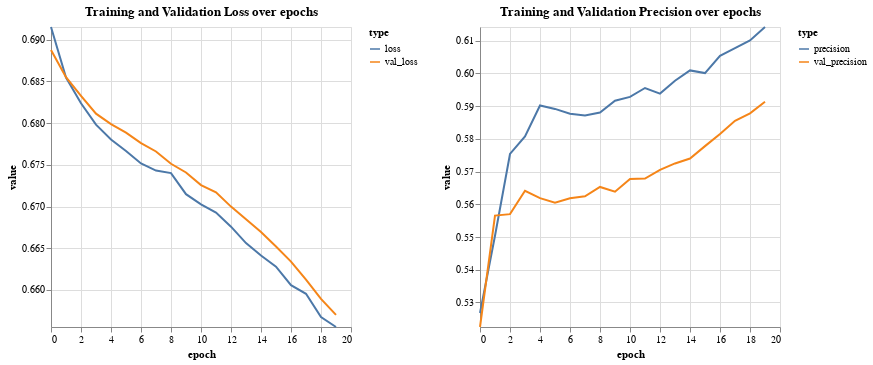

The notebook cell this image was saved under:
### Code cell
visualizeHistory(cnn_hist)

### Figure 1 — Vega-Lite specification as saved in the notebook (floating-point values rounded to 4 significant figures)
{"config": {"view": {"continuousWidth": 300, "continuousHeight": 300}}, "hconcat": [{"data": {"name": "data-8bda1323e889b13aded7e8869f72b975"}, "mark": {"type": "line"}, "encoding": {"color": {"field": "type", "legend": {"orient": "right"}, "type": "nominal"}, "x": {"field": "epoch", "type": "quantitative"}, "y": {"field": "value", "scale": {"domain": [0.6555, 0.6915]}, "type": "quantitative"}}, "title": "Training and Validation Loss over epochs"}, {"data": {"name": "data-717040441bb63e231c4fd9126bba4d20"}, "mark": {"type": "line"}, "encoding": {"color": {"field": "type", "legend": {"orient": "right"}, "type": "nominal"}, "x": {"field": "epoch", "type": "quantitative"}, "y": {"field": "value", "scale": {"domain": [0.5225, 0.6142]}, "type": "quantitative"}}, "title": "Training and Validation Precision over epochs"}], "resolve": {"scale": {"color": "independent"}}, "$schema": "https://vega.github.io/schema/vega-lite/v5.20.1.json", "datasets": {"data-8bda1323e889b13aded7e8869f72b975": [{"epoch": 0, "type": "loss", "value": 0.6915}, {"epoch": 1, "type": "loss", "value": 0.6855}, {"epoch": 2, "type": "loss", "value": 0.6824}, {"epoch": 3, "type": "loss", "value": 0.6798}, {"epoch": 4, "type": "loss", "value": 0.678}, {"epoch": 5, "type": "loss", "value": 0.6767}, {"epoch": 6, "type": "loss", "value": 0.6752}, {"epoch": 7, "type": "loss", "value": 0.6743}, {"epoch": 8, "type": "loss", "value": 0.674}, {"epoch": 9, "type": "loss", "value": 0.6715}, {"epoch": 10, "type": "loss", "value": 0.6703}, {"epoch": 11, "type": "loss", "value": 0.6693}, {"epoch": 12, "type": "loss", "value": 0.6676}, {"epoch": 13, "type": "loss", "value": 0.6656}, {"epoch": 14, "type": "loss", "value": 0.6641}, {"epoch": 15, "type": "loss", "value": 0.6628}, {"epoch": 16, "type": "loss", "value": 0.6606}, {"epoch": 17, "type": "loss", "value": 0.6595}, {"epoch": 18, "type": "loss", "value": 0.6567}, {"epoch": 19, "type": "loss", "value": 0.6555}, {"epoch": 0, "type": "val_loss", "value": 0.6888}, {"epoch": 1, "type": "val_loss", "value": 0.6855}, {"epoch": 2, "type": "val_loss", "value": 0.6833}, {"epoch": 3, "type": "val_loss", "value": 0.6811}, {"epoch": 4, "type": "val_loss", "value": 0.6799}, {"epoch": 5, "type": "val_loss", "value": 0.6789}, {"epoch": 6, "type": "val_loss", "value": 0.6776}, {"epoch": 7, "type": "val_loss", "value": 0.6766}, {"epoch": 8, "type": "val_loss", "value": 0.6751}, {"epoch": 9, "type": "val_loss", "value": 0.6741}, {"epoch": 10, "type": "val_loss", "value": 0.6726}, {"epoch": 11, "type": "val_loss", "value": 0.6717}, {"epoch": 12, "type": "val_loss", "value": 0.67}, {"epoch": 13, "type": "val_loss", "value": 0.6685}, {"epoch": 14, "type": "val_loss", "value": 0.667}, {"epoch": 15, "type": "val_loss", "value": 0.6652}, {"epoch": 16, "type": "val_loss", "value": 0.6634}, {"epoch": 17, "type": "val_loss", "value": 0.6612}, {"epoch": 18, "type": "val_loss", "value": 0.6589}, {"epoch": 19, "type": "val_loss", "value": 0.657}], "data-717040441bb63e231c4fd9126bba4d20": [{"epoch": 0, "type": "precision", "value": 0.5268}, {"epoch": 1, "type": "precision", "value": 0.5504}, {"epoch": 2, "type": "precision", "value": 0.5754}, {"epoch": 3, "type": "precision", "value": 0.5807}, {"epoch": 4, "type": "precision", "value": 0.5902}, {"epoch": 5, "type": "precision", "value": 0.5891}, {"epoch": 6, "type": "precision", "value": 0.5877}, {"epoch": 7, "type": "precision", "value": 0.5872}, {"epoch": 8, "type": "precision", "value": 0.5881}, {"epoch": 9, "type": "precision", "value": 0.5916}, {"epoch": 10, "type": "precision", "value": 0.5928}, {"epoch": 11, "type": "precision", "value": 0.5955}, {"epoch": 12, "type": "precision", "value": 0.5938}, {"epoch": 13, "type": "precision", "value": 0.5977}, {"epoch": 14, "type": "precision", "value": 0.6009}, {"epoch": 15, "type": "precision", "value": 0.6001}, {"epoch": 16, "type": "precision", "value": 0.6054}, {"epoch": 17, "type": "precision", "value": 0.6077}, {"epoch": 18, "type": "precision", "value": 0.61}, {"epoch": 19, "type": "precision", "value": 0.6142}, {"epoch": 0, "type": "val_precision", "value": 0.5225}, {"epoch": 1, "type": "val_precision", "value": 0.5565}, {"epoch": 2, "type": "val_precision", "value": 0.557}, {"epoch": 3, "type": "val_precision", "value": 0.5641}, {"epoch": 4, "type": "val_precision", "value": 0.5619}, {"epoch": 5, "type": "val_precision", "value": 0.5605}, {"epoch": 6, "type": "val_precision", "value": 0.5619}, {"epoch": 7, "type": "val_precision", "value": 0.5624}, {"epoch": 8, "type": "val_precision", "value": 0.5653}, {"epoch": 9, "type": "val_precision", "value": 0.5638}, {"epoch": 10, "type": "val_precision", "value": 0.5678}, {"epoch": 11, "type": "val_precision", "value": 0.5678}, {"epoch": 12, "type": "val_precision", "value": 0.5705}, {"epoch": 13, "type": "val_precision", "value": 0.5725}, {"epoch": 14, "type": "val_precision", "value": 0.574}, {"epoch": 15, "type": "val_precision", "value": 0.5778}, {"epoch": 16, "type": "val_precision", "value": 0.5815}, {"epoch": 17, "type": "val_precision", "value": 0.5855}, {"epoch": 18, "type": "val_precision", "value": 0.5878}, {"epoch": 19, "type": "val_precision", "value": 0.5913}]}}
